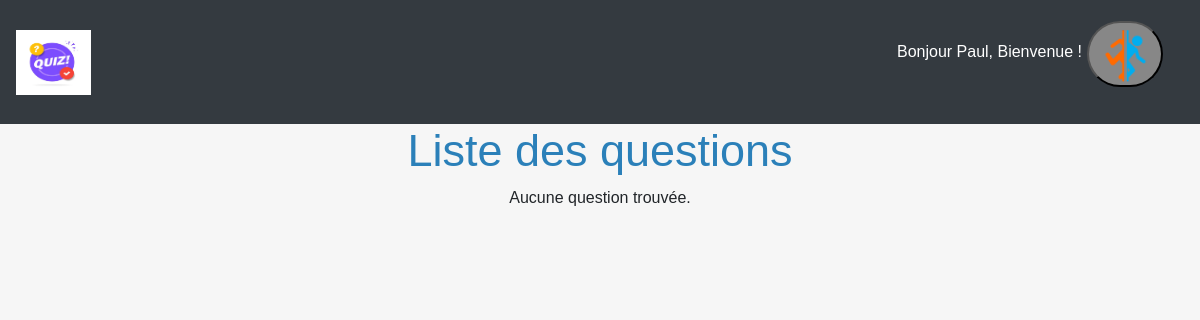
Page /jouer_quizz.php?id_quizz=19 (signed in) on the earlier database version.
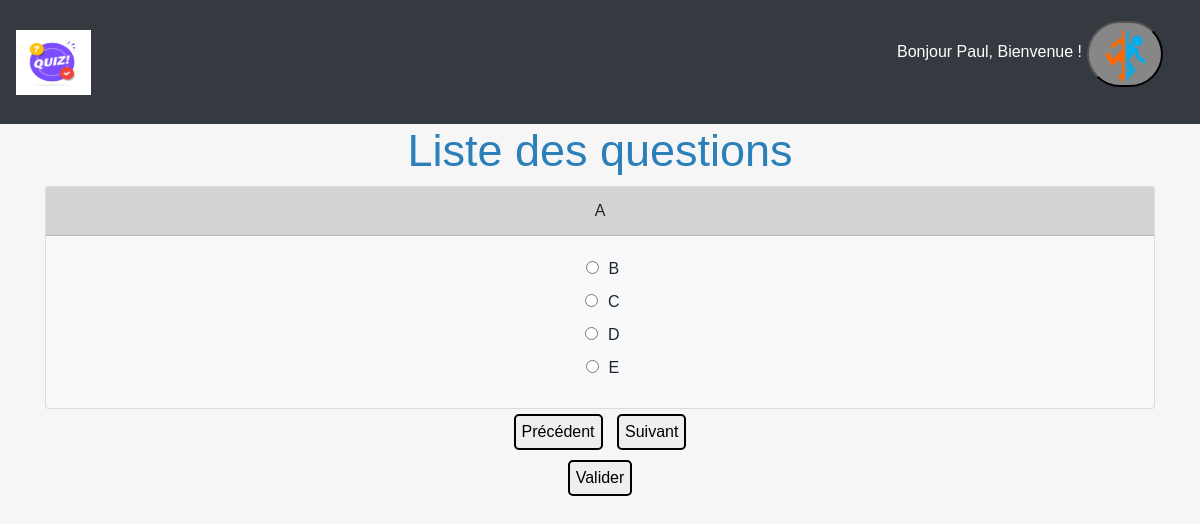
Same page on the later database version.
### tables this page shows
CREATE TABLE IF NOT EXISTS `questions` (
  `id_question` int NOT NULL AUTO_INCREMENT,
  `id_quizz` int NOT NULL,
  `intitule` varchar(255) DEFAULT NULL,
  `date_creation` date DEFAULT NULL,
  PRIMARY KEY (`id_question`),
  KEY `id_quizz` (`id_quizz`)
);

CREATE TABLE IF NOT EXISTS `choices` (
  `id_choice` int NOT NULL AUTO_INCREMENT,
  `id_question` int NOT NULL,
  `bonne_reponse` varchar(100) NOT NULL,
  `reponse` varchar(255) NOT NULL,
  `reponce` varchar(100) NOT NULL,
  `reponze` varchar(100) NOT NULL,
  PRIMARY KEY (`id_choice`),
  KEY `id_question` (`id_question`)
);

### jouer_quizz.php (the view, shortened to what this page needs)
<?php
$connect_bdd = mysqli_connect("127.0.0.1", "root", "", "quizzeo");
$stp = $_GET['id_quizz'];
$test = "SELECT * FROM questions WHERE id_quizz='$stp'";
$result = mysqli_query($connect_bdd, $test);
?>
<html>
<head>
    <link rel="stylesheet" href="https://cdn.jsdelivr.net/npm/bootstrap@5.3.0/dist/css/bootstrap.min.css">
    <link rel="stylesheet" href="https://maxcdn.bootstrapcdn.com/bootstrap/4.0.0/css/bootstrap.min.css">
    <link rel="stylesheet" href="connect.css">
</head>
<body>
<nav class="navbar navbar-expand navbar-dark bg-dark">
            <div class="container-fluid">
                <a href="index.php"><img class="navbar-brand" src="img/logo-quiz-symboles-bulle-dialogue-concept-spectacle-questionnaire-chante-bouton-quiz-concours-questions-examen-embleme-moderne-interview_180786-72.avif" width="75" height="75" class="d-inline-block align-center" alt="Erreur"></a>
                <div class="navbar" id="navbarNav">
                    <ul class="navbar-nav  ">
                        <div class="inscri">
                            <li class="nav-item">
                                <br><p class="bonjour">Bonjour <span><?php echo ucfirst($_SESSION["pseudo"]); ?></span>, Bienvenue !</p>
                            </li>
                        </div>
                        <div class="form-inline">
                            <li class="nav-item">
                            <form action="" method="post">
                                    <div class="tamere"><button class="deco"><img src="img\portal.png"width="60px" height="60px" class="d-inline-block align-center" alt=""></button></div>
                                </form>
                            </li>
                        </div>
                    </ul>
                </div>
            </div>
        </nav>
<div class="cuicuiz">
    <div class="liquest">
        <h2>Liste des questions</h2>
    </div>
    <div class="container">
        <form method="post" action="">
            <?php
            if ($result->num_rows > 0) {
                $questionIndex = 0;
                while ($row = $result->fetch_assoc()) {
                    $questionId = $row['id_question'];
                    $questionText = $row['intitule'];
                    $sql = "SELECT * FROM choices WHERE id_question='$questionId'";
                    $resulte = mysqli_query($connect_bdd, $sql);
                    ?>
                    <div class="card bg-light cache">
                        <div class="card-header">
                            <?php echo $questionText; ?>
                        </div>
                        <div class="card-body">
                            <?php
                            if ($resulte->num_rows > 0) {
                                while ($row = $resulte->fetch_assoc()) {
                                    $responseText = $row["bonne_reponse"];
                                    $responseText1 = $row["reponse"];
                                    $responseText2 = $row["reponce"];
                                    $responseText3 = $row["reponze"];
                                    ?>
                                    <input type="radio" name="reponse<?php echo $questionIndex; ?>" value="bonne_reponse">
                                    <label><?php echo $responseText; ?></label>
                                    <br>
                                    <input type="radio" name="reponse<?php echo $questionIndex; ?>" value="reponse">
                                    <label><?php echo $responseText1; ?></label>
                                    <br>
                                    <input type="radio" name="reponse<?php echo $questionIndex; ?>" value="reponce">
                                    <label><?php echo $responseText2; ?></label>
                                    <br>
                                    <input type="radio" name="reponse<?php echo $questionIndex; ?>" value="reponze">
                                    <label><?php echo $responseText3; ?></label>
                                    <br>
                                    <?php
                                }
                            } else {
                                echo "Aucune réponse trouvée.";
                            }
                            ?>
                        </div>
                    </div>
                    <?php
                    $questionIndex++;
                }
                ?>
                <input type="button" id='pre' onclick='plusSlide(-1)' value="Précédent">
                <input type="button" id='sui' onclick='plusSlide(1)' value="Suivant"><br>
                <input type="submit" value="Valider">
            <?php
            } else {
                echo "Aucune question trouvée.";
            }
            ?>
        </form>
    </div>
    </div>
</body>
</html>

Differences in the rows shown:
added questions: intitule "A"
added choices: bonne_reponse "B", reponse "C", reponce "D", reponze "E"
Other differences:
form field value: (not shown) → "Précédent"
form field value: (not shown) → "Suivant"
form field value: (not shown) → "Valider"
text no longer shown: "Aucune question trouvée."
